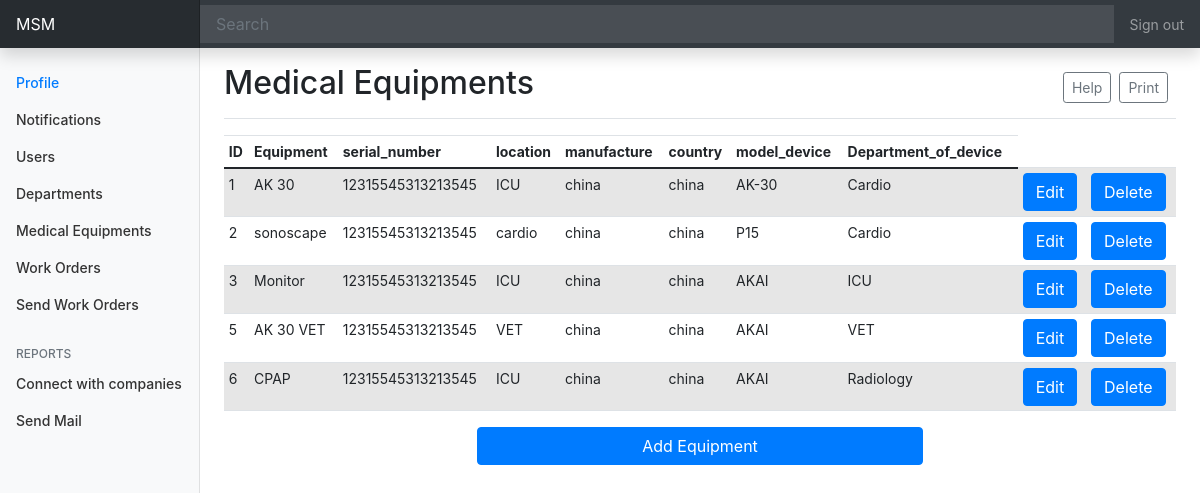
/manager/mequipments/, run on the app's committed database.
### managerlevel/models.py (models this page shows, shortened)
class Medicaldevice(models.Model):
    name = models.CharField(max_length=250)
    serial_number =models.CharField(max_length=250)
    location = models.CharField(max_length=250,null= True , blank= True)
    manufacture = models.CharField(max_length=250,null= True , blank= True)
    country = models.CharField(max_length=250,null= True , blank= True)
    model_device = models.CharField(max_length=250,null= True , blank= True)
    Department_of_device = models.ForeignKey(Departments , on_delete=models.PROTECT ,null= True , blank= True)

class Departments(models.Model):
    name = models.CharField(max_length=250)
    def __str__(self):
        return self.name

### managerlevel/views.py (the view)
# urls.py: path('mequipments/', views.mequipments ,name = "mequipments"),
def mequipments(request):
    med = {
        'medical': Medicaldevice.objects.all(),
    }
    return render(request,'managerlevel/mequipments.html',med)

### managerlevel/templates/managerlevel/mequipments.html (shortened to what this page needs)
{% extends 'managerlevel/mbase.html' %}
{% load static%}
{% block content %}
<main role="main" class="col-md-9 ml-sm-auto col-lg-10 px-md-4">
    <div class="d-flex justify-content-between flex-wrap flex-md-nowrap align-items-center pt-3 pb-2 mb-3 border-bottom">
        <h1 class="h2">Medical Equipments</h1>
        <div class="btn-toolbar mb-2 mb-md-0">
            <div class="btn-group mr-2">
                <button type="button" class="btn btn-sm btn-outline-secondary">Help</button>
            </div>
            <div class="btn-group mr-2">
                <button type="button" class="btn btn-sm btn-outline-secondary">Print</button>
            </div>
        </div>
    </div>
    <div class="table-responsive">
        <table class="table table-striped table-sm">
            <thead>
                <tr>
                    <th>ID</th>
                    <th>Equipment</th>
                    <th>serial_number</th>
                    <th>location</th>
                    <th>manufacture</th>
                    <th>country</th>
                    <th>model_device</th>
                    <th>Department_of_device</th>
                </tr>
            </thead>
            <tbody>
                {% for m in medical %}
                    <tr id = " mhide m{{m.Department_of_device.id}}">
                        <td>{{ m.id }}</td>
                        <td>{{ m.name }}</td>
                        <td>{{ m.serial_number }}</td>
                        <td>{{ m.location }}</td>
                        <td>{{ m.manufacture }}</td>
                        <td>{{ m.country }}</td>
                        <td>{{ m.model_device }}</td>
                        <td>{{m.Department_of_device}}</td>
                        <td> <a href="{% url 'update' m.id %}" type="button" class="btn btn-primary"> Edit</a> </td>
                        <td> <a href="{% url 'delete' m.id %}" type="button" class="btn btn-primary"> Delete</a> </td>
                    </tr>
                    {% endfor %}
            </tbody>
        </table>
        <div class="d-grid gap-2 col-6 mx-auto">
            <a class="btn btn-primary" type="button" href="{% url 'addequipment'%}">Add Equipment</a>
        </div>
    </div>
</div>
</div>
{% endblock content %}

### Hospital/static/css/accsess.css (style rules this page uses)
body { font-size: .875rem; }

### data on the page
Medicaldevice: id "1", name "AK 30", serial_number "12315545313213545", location "ICU", manufacture "china", country "china", model_device "AK-30", Department_of_device "Cardio"
Medicaldevice: id "2", name "sonoscape", serial_number "12315545313213545", location "cardio", manufacture "china", country "china", model_device "P15", Department_of_device "Cardio"
Medicaldevice: id "3", name "Monitor", serial_number "12315545313213545", location "ICU", manufacture "china", country "china", model_device "AKAI", Department_of_device "ICU"
Medicaldevice: id "5", name "AK 30 VET", serial_number "12315545313213545", location "VET", manufacture "china", country "china", model_device "AKAI", Department_of_device "VET"
Medicaldevice: id "6", name "CPAP", serial_number "12315545313213545", location "ICU", manufacture "china", country "china", model_device "AKAI", Department_of_device "Radiology"
